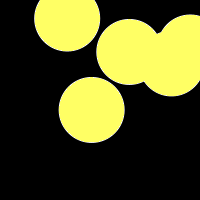
Frame 1 (no input)
Frame 60 (the mouse pressed at the canvas centre just before this capture): identical to frame 1, image omitted
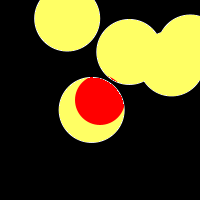
Frame 120 (the mouse held since frame 60 and released just before this capture)

The Processing sketch that drew these frames (run headless with seeded random() and noise(); from frame 60 on, the mouse is pressed at the canvas centre):

// Processing sketch: mask
// ── mask.pde
PImage maskImage;
int[] maskArray;
int WHITE = color(255);
int BLACK = color(0);

void setup() {
  size(200, 200);

  drawDemoMask();
  maskArray = copyScreenPixels();
}

void draw() {
  background(255, 255, 100);

  noStroke();
  fill(255, 0, 0);
  ellipse(mouseX, mouseY, width/4, height/4);
  maskPixels(maskArray);
}

void drawDemoMask() {
  background(0);
  fill(255);
  noSmooth();
  noStroke();
  for (int i = 0; i < 5; ++i) {
    ellipse(random(width), random(height), width/3, height/3);
  }
}

void maskPixels(int[] maskPixels) {
  loadPixels();
  for (int i = 0; i < pixels.length;++i) {
    int mPxl = maskPixels[i];
    if (mPxl != WHITE) {
      //      if (mPxl ==  BLACK) {
      pixels[i] = mPxl;
      //      } 
      //      else {
      //        int p = pixels[i];
      //        pixels[i] = color(red(p) * mPxl / 255, green(p) * mPxl / 255, blue(p) * mPxl / 255);
      //      }
    }
  }
  updatePixels();
}

int[] copyScreenPixels() {
  loadPixels();
  int[] pixelsCopy = new int[pixels.length];
  for (int i = 0; i < pixels.length;++i) {
    //    int p = pixels[i];
    //    pixelsCopy[i] = color((red(p) + green(p) + blue(p))/3);
    pixelsCopy[i] = pixels[i];
  }
  return pixelsCopy;
}
